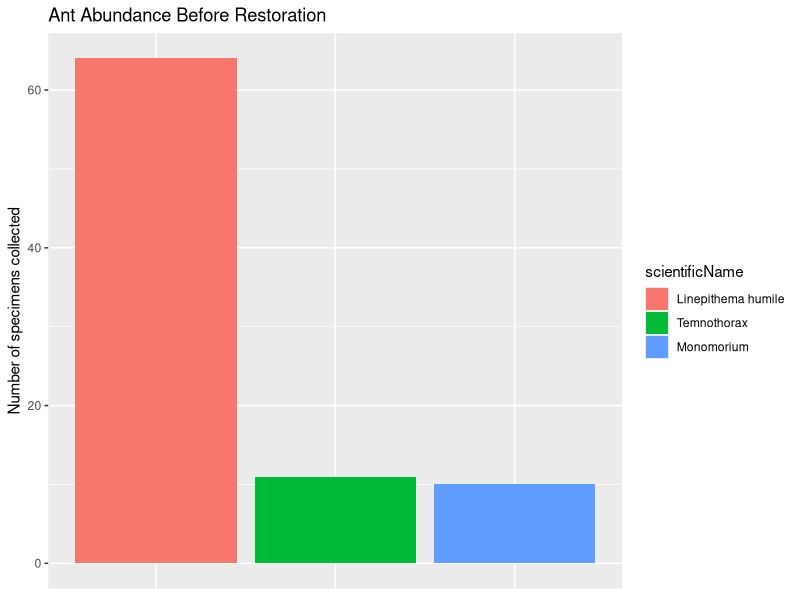
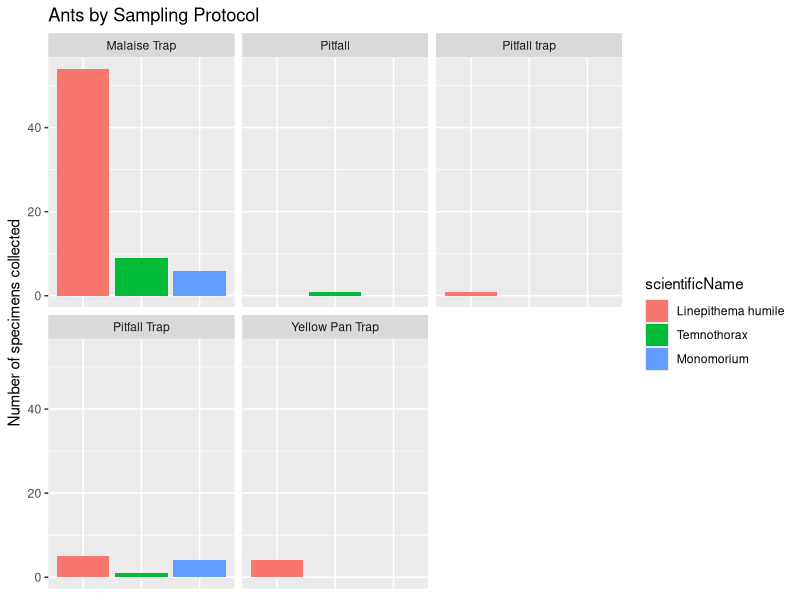
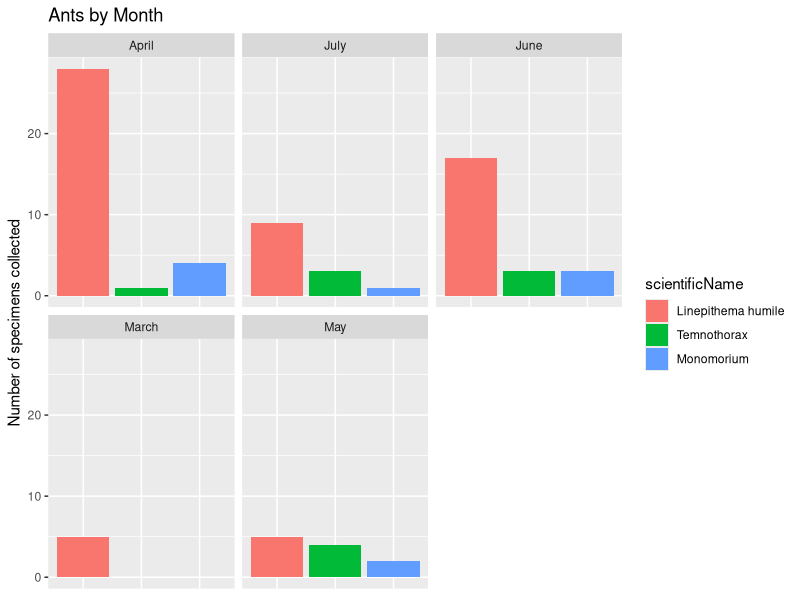
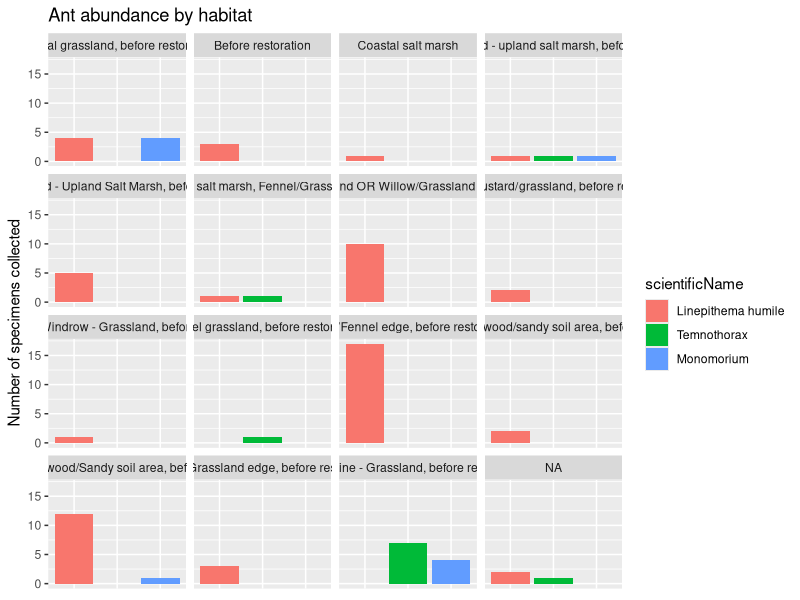

R code for these plots, in order:
## ---- chunk 1
knitr::opts_chunk$set(echo = TRUE)
## ---- chunk 2
library(tidyverse)
library(RColorBrewer)
library(forcats)
## ---- chunk 3
allsbcoants<- read_csv("antssbco.csv")


#make df way less obnoxious
antssimple <-allsbcoants %>%
  select(
    order, family, scientificName, year, month, eventDate, verbatimEventDate, samplingProtocol, habitat, country, stateProvince, county, municipality, decimalLatitude, decimalLongitude, recordedBy, individualCount) %>%
  mutate(
    monthname = case_when(
      month == 3 ~ "March",
      month == 4 ~ "April",
      month == 5 ~ "May",
      month == 6 ~ "June",
      month == 7 ~ "July"
    )
  ) %>%
  mutate(
    samplingProtocolname = case_when(
      samplingProtocol == "Pitfall" ~ "Pitfall Trap",
      samplingProtocol == "Pitfall trap" ~ "Pitfall Trap"
    )
  )


antsncos<-antssimple %>%
  filter(recordedBy =="UCSB Arthropod Survey")
## ---- chunk 4


#fct_infreq makes the bars go in decreasong order
scinameabund<- ggplot(mutate
                     (antsncos, scientificName = fct_infreq(scientificName))) + 
  geom_bar(
    aes(x = scientificName, fill= scientificName)
    ) +
  labs(x="Scientific Name", y="Number of specimens collected", title = "Ant Abundance Before Restoration") +
  theme(axis.title.x=element_blank(),
        axis.text.x=element_blank(),
        axis.ticks.x=element_blank()
        )
#theme stuff makes it so theres no x axis info

scinameabund
########################################################################################

traptype <- scinameabund + facet_wrap(~samplingProtocol) +labs(title = "Ants by Sampling Protocol")
traptype

########################################################################################

yearant <- scinameabund + facet_wrap(~monthname) + labs(title = "Ants by Month")
yearant

#######################################################################################
#these habitats are inputed terribly ill have to manually rename them in the csv


habant <- scinameabund + facet_wrap(~habitat) + labs(title = "Ant abundance by habitat")
habant
